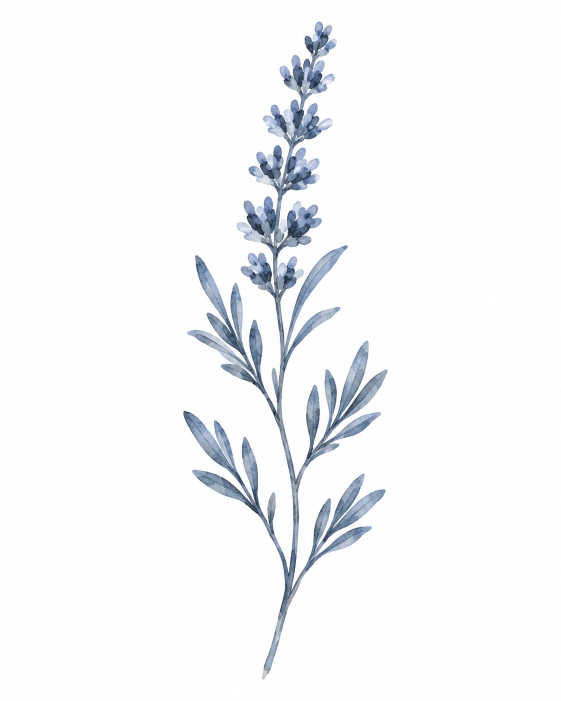
#> input picture art/sprig.webp, 1122 x 1402 px (shown at 1/2 size)
$ python import_art.py
#> lines starting #> are read from the running program, lines starting #| are printed output that depends on the picture
#!/usr/bin/env python3
"""Turn the artwork in art/ into the shell's assets.

    python3 tools/import_art.py

art/sprig.webp     -> assets/sprig-wash.png          (the Time Record's twig)
art/icons.webp     -> assets/icons/<name>.png        (a row of 10 icons, left to right)
art/weather.webp   -> assets/weather/<name>.png      (a 3 x 3 grid, row by row)
art/wallpaper.webp -> the plate (see tools/import_wallpaper.py)

The source art is ink on a white (not transparent) ground. Each image becomes
black ink with alpha, so the shell can tint it graphite by day and pale at
night. Requires: python3, numpy, pillow.
"""
import os

import numpy as np
from PIL import Image, ImageFilter

HERE = os.path.dirname(os.path.abspath(__file__))
ART = os.path.join(HERE, "..", "art")
ASSETS = os.path.join(HERE, "..", "dotfiles", ".config", "quickshell", "assets")

ICONS = ["seedling", "screen", "screen-night", "speaker", "speaker-loud", "speaker-muted",
         "wifi", "wifi-none", "wifi-off", "record"]
WEATHER = ["overcast", "clear", "clear-night",
           "partly", "partly-night", "fog",
           "rain", "snow", "storm"]


def ink_alpha(img, floor=0.04, gamma=0.9):
    """Darkness relative to the local paper white, as 0..1 alpha."""
    g = np.asarray(img.convert("L"), np.float32) / 255
    paper = np.asarray(img.convert("L").filter(ImageFilter.MaxFilter(31)).filter(ImageFilter.GaussianBlur(20)), np.float32) / 255
    paper = np.maximum(paper, g)
    a = np.clip((paper - g) / np.maximum(paper, 0.2), 0, 1)
    a = np.clip((a - floor) / (1 - floor), 0, 1) ** gamma
    return a


def save_alpha(a, path, size=None, pad=0.06, square=True, box=None):
    """Crop to the ink (or to `box`), pad, optionally square, write black + alpha."""
    if box is None:
        ys, xs = np.nonzero(a > 0.05)
        box = (xs.min(), ys.min(), xs.max() + 1, ys.max() + 1)
    x0, y0, x1, y1 = box
    a = a[y0:y1, x0:x1]
    h, w = a.shape
    side_w, side_h = (max(w, h), max(w, h)) if square else (w, h)
    pw, ph = int(side_w * (1 + 2 * pad)), int(side_h * (1 + 2 * pad))
    canvas = np.zeros((ph, pw), np.float32)
    ox, oy = (pw - w) // 2, (ph - h) // 2
    canvas[oy:oy + h, ox:ox + w] = a
    img = Image.fromarray((canvas * 255).astype(np.uint8))
    if size:
        img = img.resize(size, Image.LANCZOS)
    out = Image.new("RGBA", img.size, (0, 0, 0, 0))
    out.putalpha(img)
    os.makedirs(os.path.dirname(path), exist_ok=True)
    out.save(path, optimize=True)


def runs(mask_1d, min_gap):
    """Spans of True separated by gaps of at least `min_gap`."""
    idx = np.nonzero(mask_1d)[0]
    if len(idx) == 0:
        return []
    spans, start, prev = [], idx[0], idx[0]
    for i in idx[1:]:
        if i - prev > min_gap:
            spans.append((start, prev + 1))
            start = i
        prev = i
    spans.append((start, prev + 1))
    return spans


def main():
    # ---- the twig
    # the drawing is finer than the reference twig, so its wash is deepened
    a = ink_alpha(Image.open(os.path.join(ART, "sprig.webp")), floor=0.03, gamma=0.8)
#> in ink_alpha, `g = np.asarray(img.convert("L"), np.float32) / 255`:
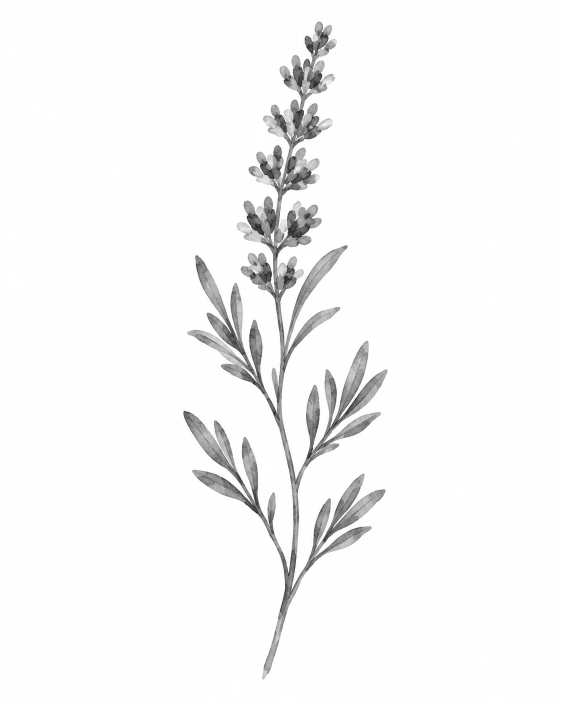
#> g: shape (1402, 1122) float32 (shown at 1/2 size); min 0.0549, max 1, mean 0.966
#> in ink_alpha, `a = np.clip((paper - g) / np.maximum(paper, 0.2), 0, 1)`:
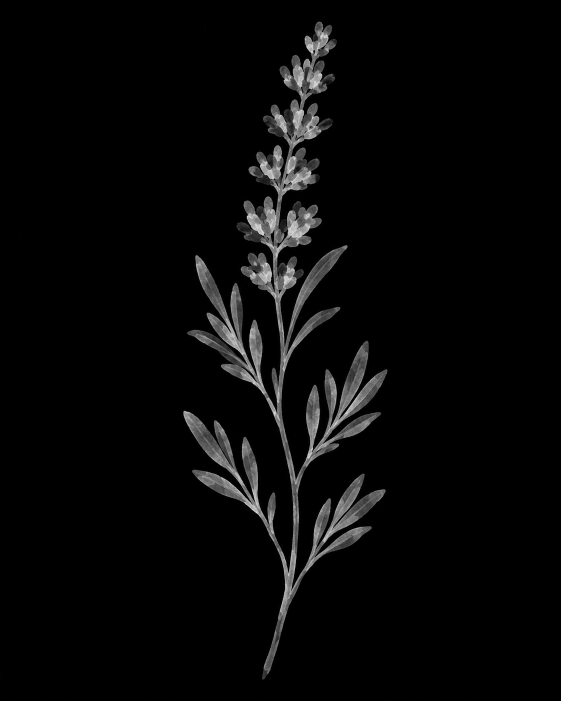
#> a: shape (1402, 1122) float32 (shown at 1/2 size); min 0, max 0.945, mean 0.0329
    a = np.clip(a * 1.9, 0, 1)
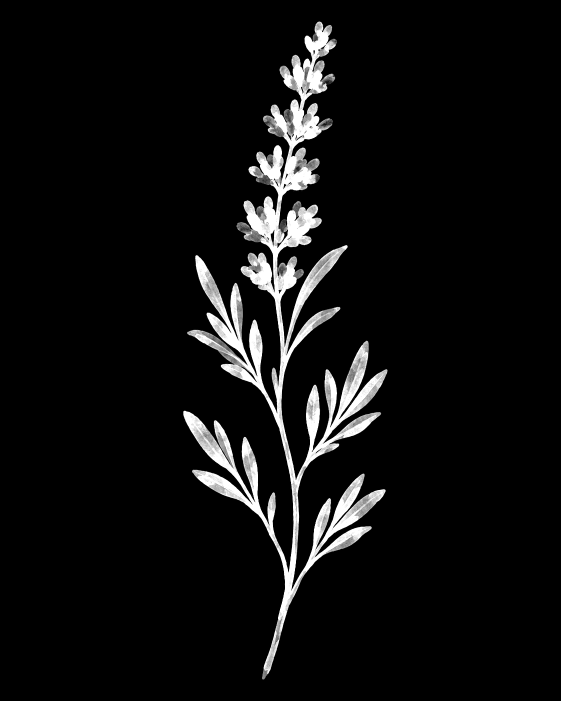
#> a: shape (1402, 1122) float32 (shown at 1/2 size); min 0, max 1, mean 0.0593
    save_alpha(a, os.path.join(ASSETS, "sprig-wash.png"), square=False, pad=0.02)
#> in save_alpha, `box = (xs.min(), ys.min(), xs.max() + 1, ys.max() + 1)`: box = (366, 43, 776, 1360)
#> in save_alpha, `x0, y0, x1, y1 = box`: x0 = 366; y0 = 43; x1 = 776; y1 = 1360
#> in save_alpha, `a = a[y0:y1, x0:x1]`:
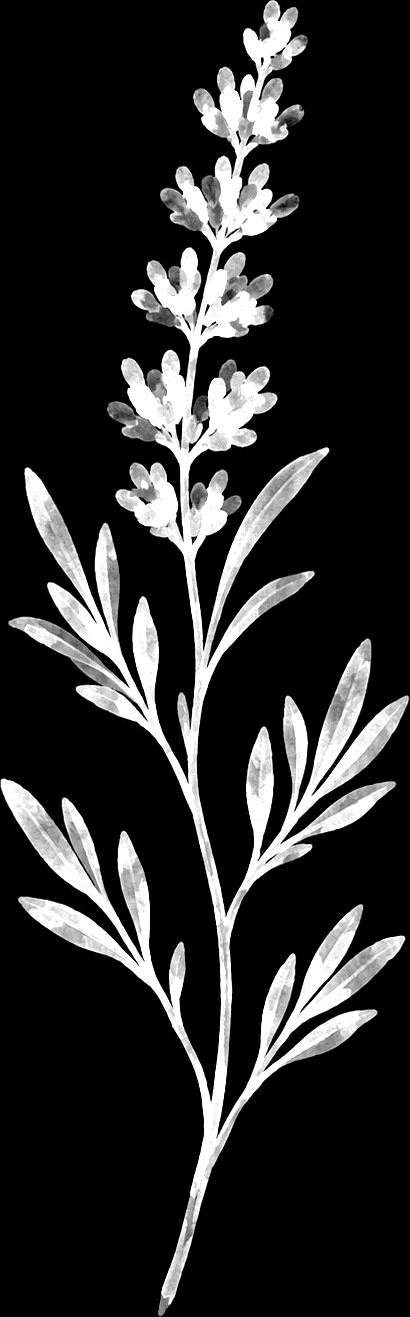
#> a: shape (1317, 410) float32; min 0, max 1, mean 0.173
#> in save_alpha, `canvas[oy:oy + h, ox:ox + w] = a`:
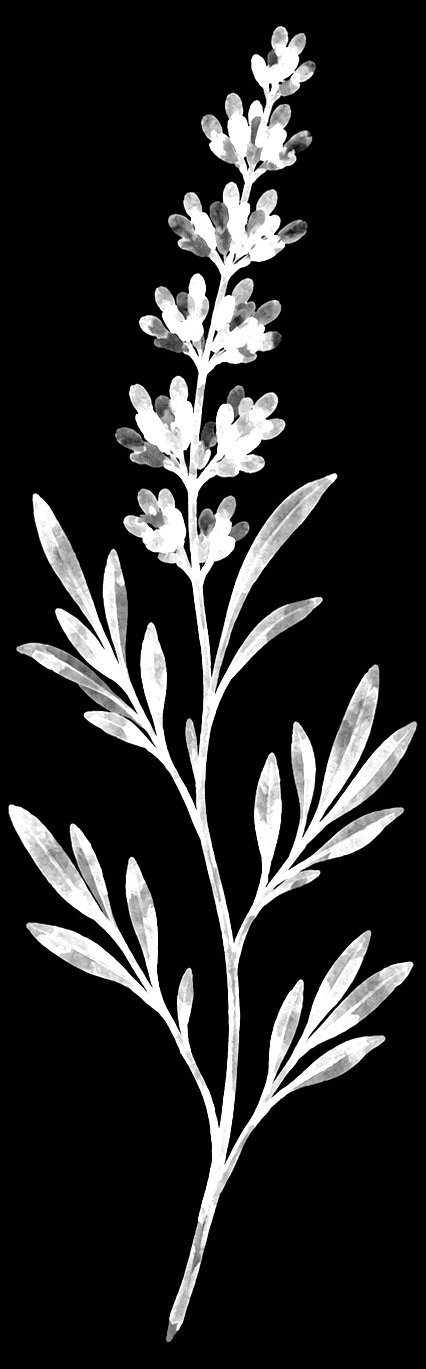
#> canvas: shape (1369, 426) float32; min 0, max 1, mean 0.16
#> in save_alpha, `out = Image.new("RGBA", img.size, (0, 0, 0, 0))`: out: PIL image 426x1369 RGBA; every value is 0
#> in save_alpha, `out.putalpha(img)`:
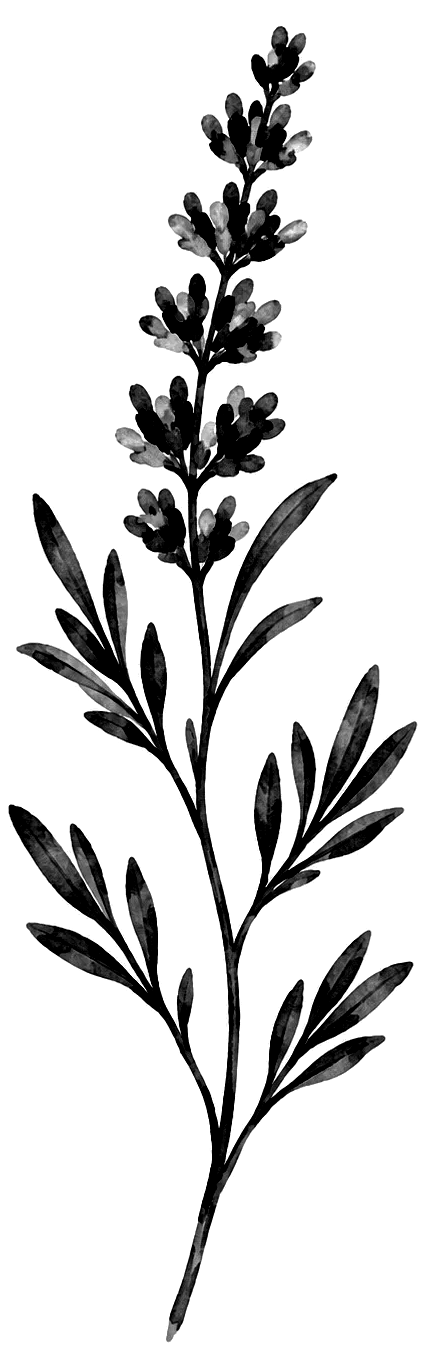
#> out: PIL image 426x1369 RGBA; mean R, G, B, A 0, 0, 0, 40.7; transparent parts drawn white
    print("sprig-wash.png")

    # ---- icons: one row, cut at the wide gaps between them
#> (the run stopped early here; a loop or call above may not have finished)
